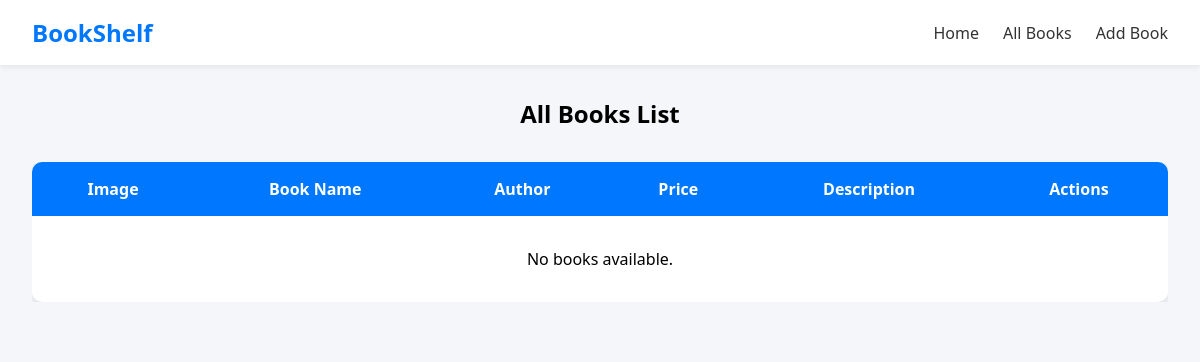
/allbooks/, run on an earlier commit of the app's database.
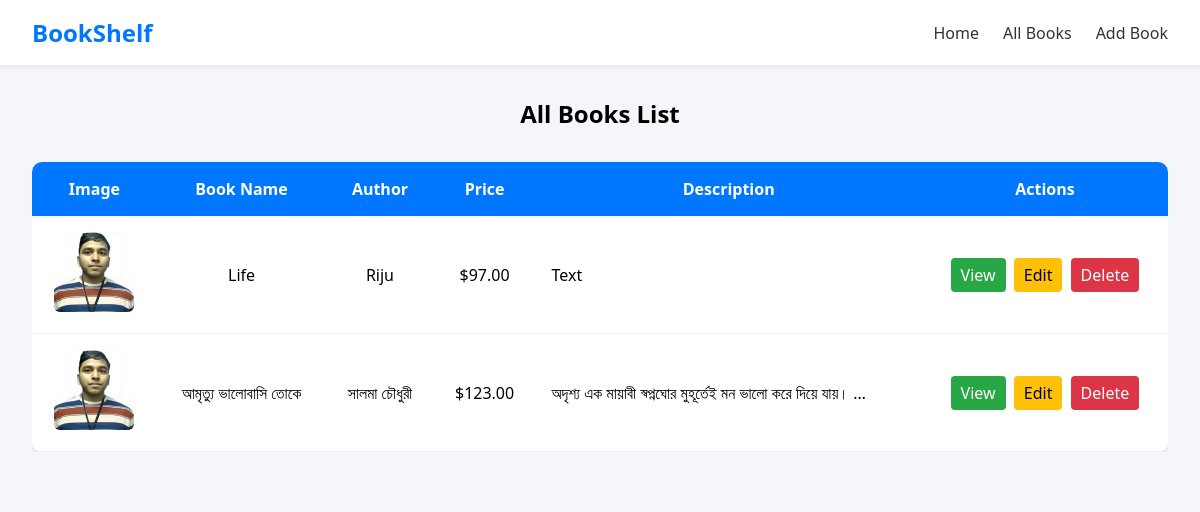
And on a later commit of the database.
### books/models.py (models this page shows, shortened)
class  bookModel(models.Model):
    book_name = models.CharField(max_length=100)
    author_name = models.CharField(max_length=100)
    book_price = models.DecimalField(max_digits=10, decimal_places=2)
    book_description = models.TextField()
    book_image = models.ImageField(upload_to='books/images/')
    class Meta:
        db_table = 'book'
        verbose_name = 'Book'
        verbose_name_plural = 'Books'

### books/views.py (the view)
# urls.py: path('allbooks/', all_books, name='all_books'),
def all_books(req):
    books = bookModel.objects.all()
    return render(req, 'allbook.html', {'books': books})

### books/template/book/allbook.html (shortened to what this page needs)
{% extends 'home.html' %}
{% block body %}
<section style="padding: 2rem; font-family: 'Segoe UI', sans-serif; background-color: #f4f6fa;">
  <h2 style="text-align: center; margin-bottom: 2rem;">All Books List</h2>
  <div style="overflow-x: auto;">
    <table style="width: 100%; max-width: 1200px; margin: 0 auto; border-collapse: collapse; box-shadow: 0 4px 10px rgba(0,0,0,0.1); background-color: white; border-radius: 10px; overflow: hidden;">
      <thead style="background-color: #0077ff; color: white;">
        <tr>
          <th style="padding: 1rem;">Image</th>
          <th style="padding: 1rem;">Book Name</th>
          <th style="padding: 1rem;">Author</th>
          <th style="padding: 1rem;">Price</th>
          <th style="padding: 1rem;">Description</th>
          <th style="padding: 1rem;">Actions</th>
        </tr>
      </thead>
      <tbody>
        {% for book in books %}
        <tr style="border-bottom: 1px solid #eee;">
          <td style="padding: 1rem; text-align: center;">
            <img src="{{ book.book_image.url }}" alt="Book Image" style="width: 80px; height: auto; border-radius: 6px;" />
          </td>
          <td style="padding: 1rem; text-align: center;">{{ book.book_name }}</td>
          <td style="padding: 1rem; text-align: center;">{{ book.author_name }}</td>
          <td style="padding: 1rem; text-align: center;">${{ book.book_price }}</td>
          <td style="padding: 1rem;">{{ book.book_description|truncatewords:10 }}</td>
          <td style="padding: 1rem; text-align: center;">
            <a href="{% url 'view_book' book.id %}" style="text-decoration: none; background-color: #28a745; color: white; padding: 6px 10px; border-radius: 4px; margin-right: 4px;">View</a>
            <a href="{% url 'update_book' book.id %}" style="text-decoration: none; background-color: #ffc107; color: black; padding: 6px 10px; border-radius: 4px; margin-right: 4px;">Edit</a>
            <a href="{% url 'delete_book' book.id %}" style="text-decoration: none; background-color: #dc3545; color: white; padding: 6px 10px; border-radius: 4px;" onclick="return confirm('Are you sure you want to delete this book?');">Delete</a>
          </td>
        </tr>
        {% empty %}
        <tr>
          <td colspan="6" style="text-align: center; padding: 2rem;">No books available.</td>
        </tr>
        {% endfor %}
      </tbody>
    </table>
  </div>
</section>
{% endblock body %}

### books/template/book/home.html (shortened to what this page needs)
<!DOCTYPE html>
<html lang="en">
<head>
</head>
<body>
    {% include 'nav.html' %}
    {% block body %}{% endblock body %}
</body>
</html>

### books/template/book/nav.html (shortened to what this page needs)
  <nav>
    <a href="{% url 'home' %}" class="logo">BookShelf</a>
    <div class="nav-links" id="navLinks">
      <a href="{% url 'home' %}">Home</a>
      <a href="{% url 'all_books' %}">All Books</a>
      <a href="{% url 'add_book' %}">Add Book</a>
    </div>
  </nav>

### books/template/book/home.html (style rules this page uses)
* { margin: 0; padding: 0; box-sizing: border-box; font-family: 'Segoe UI', Tahoma, Geneva, Verdana, sans-serif; }
body { background-color: #f4f6fa; }
nav { background-color: #ffffff; padding: 1rem 2rem; display: flex; justify-content: space-between; align-items: center; box-shadow: 0 2px 6px rgba(0,0,0,0.08); position: sticky; top: 0; z-index: 1000; }
.logo { font-size: 1.5rem; font-weight: 700; color: #0077ff; text-decoration: none; }
.nav-links { display: flex; gap: 1.5rem; }
.nav-links a { text-decoration: none; color: #333; font-weight: 500; transition: color 0.3s ease; }

What changed in the data, as far as the page shows it:
added bookModel: book_image (picture), book_name "Life", author_name "Riju", book_price "97.00", book_description "Text"
added bookModel: book_image (picture), book_name "আমৃত্যু ভালোবাসি তোকে", author_name "সালমা চৌধুরী", book_price "123.00", book_description "অদৃশ্য এক মায়াবী স্বপ্নঘোর মুহূর্তেই মন ভালো করে দিয়ে যায়। …"
Also different on the page:
text no longer shown: "No books available."
